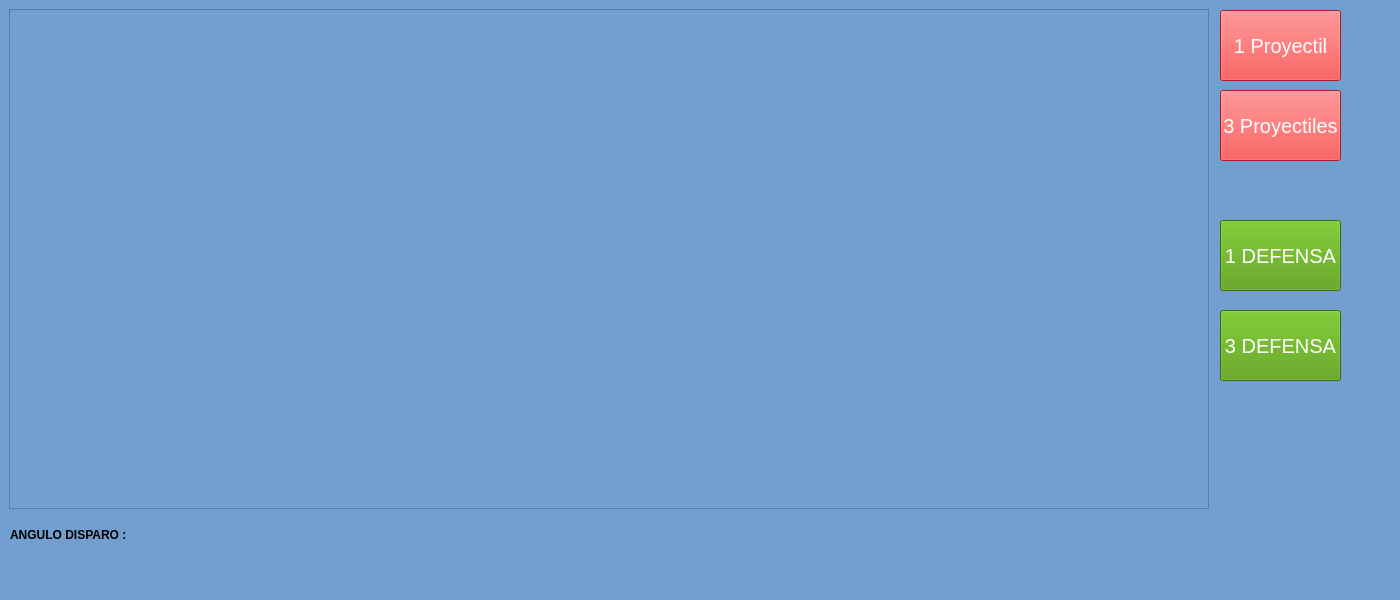
<?xml version="1.0" encoding="UTF-8"?>
<ui version="4.0">
 <class>MainWindow</class>
 <widget class="QMainWindow" name="MainWindow">
  <property name="geometry">
   <rect>
    <x>0</x>
    <y>0</y>
    <width>1400</width>
    <height>600</height>
   </rect>
  </property>
  <property name="windowTitle">
   <string>MainWindow</string>
  </property>
  <property name="styleSheet">
   <string notr="true">background-color: rgb(114, 159, 207);</string>
  </property>
  <widget class="QWidget" name="centralwidget">
   <widget class="QGraphicsView" name="visorGrafico">
    <property name="geometry">
     <rect>
      <x>9</x>
      <y>9</y>
      <width>1200</width>
      <height>500</height>
     </rect>
    </property>
    <property name="styleSheet">
     <string notr="true">border-image: url(:/fondo.jpg);</string>
    </property>
   </widget>
   <widget class="QLabel" name="label">
    <property name="geometry">
     <rect>
      <x>10</x>
      <y>520</y>
      <width>151</width>
      <height>31</height>
     </rect>
    </property>
    <property name="text">
     <string>&lt;html&gt;&lt;head/&gt;&lt;body&gt;&lt;p&gt;&lt;span style=&quot; font-weight:600;&quot;&gt;ANGULO DISPARO :&lt;/span&gt;&lt;/p&gt;&lt;/body&gt;&lt;/html&gt;</string>
    </property>
   </widget>
   <widget class="QLabel" name="labelAngulo">
    <property name="geometry">
     <rect>
      <x>160</x>
      <y>520</y>
      <width>81</width>
      <height>31</height>
     </rect>
    </property>
    <property name="text">
     <string/>
    </property>
   </widget>
   <widget class="QPushButton" name="btn_1">
    <property name="geometry">
     <rect>
      <x>1220</x>
      <y>10</y>
      <width>121</width>
      <height>71</height>
     </rect>
    </property>
    <property name="styleSheet">
     <string notr="true">background-color: rgb(239, 41, 41);
color: rgb(255, 255, 255);
font:20px;</string>
    </property>
    <property name="text">
     <string>1 Proyectil</string>
    </property>
   </widget>
   <widget class="QPushButton" name="btn_3">
    <property name="geometry">
     <rect>
      <x>1220</x>
      <y>90</y>
      <width>121</width>
      <height>71</height>
     </rect>
    </property>
    <property name="styleSheet">
     <string notr="true">background-color: rgb(239, 41, 41);
color: rgb(255, 255, 255);
font:20px;</string>
    </property>
    <property name="text">
     <string>3 Proyectiles</string>
    </property>
   </widget>
   <widget class="QPushButton" name="btn_1def">
    <property name="geometry">
     <rect>
      <x>1220</x>
      <y>220</y>
      <width>121</width>
      <height>71</height>
     </rect>
    </property>
    <property name="styleSheet">
     <string notr="true">background-color: rgb(239, 41, 41);
background-color: rgb(78, 154, 6);
font:20px;
color:white;</string>
    </property>
    <property name="text">
     <string>1 DEFENSA</string>
    </property>
   </widget>
   <widget class="QPushButton" name="btn_3def">
    <property name="geometry">
     <rect>
      <x>1220</x>
      <y>310</y>
      <width>121</width>
      <height>71</height>
     </rect>
    </property>
    <property name="styleSheet">
     <string notr="true">background-color: rgb(239, 41, 41);
background-color: rgb(78, 154, 6);
font:20px;
color:white;</string>
    </property>
    <property name="text">
     <string>3 DEFENSA</string>
    </property>
   </widget>
  </widget>
  <widget class="QMenuBar" name="menubar">
   <property name="geometry">
    <rect>
     <x>0</x>
     <y>0</y>
     <width>1400</width>
     <height>24</height>
    </rect>
   </property>
  </widget>
  <widget class="QStatusBar" name="statusbar"/>
 </widget>
 <resources/>
 <connections/>
</ui>
